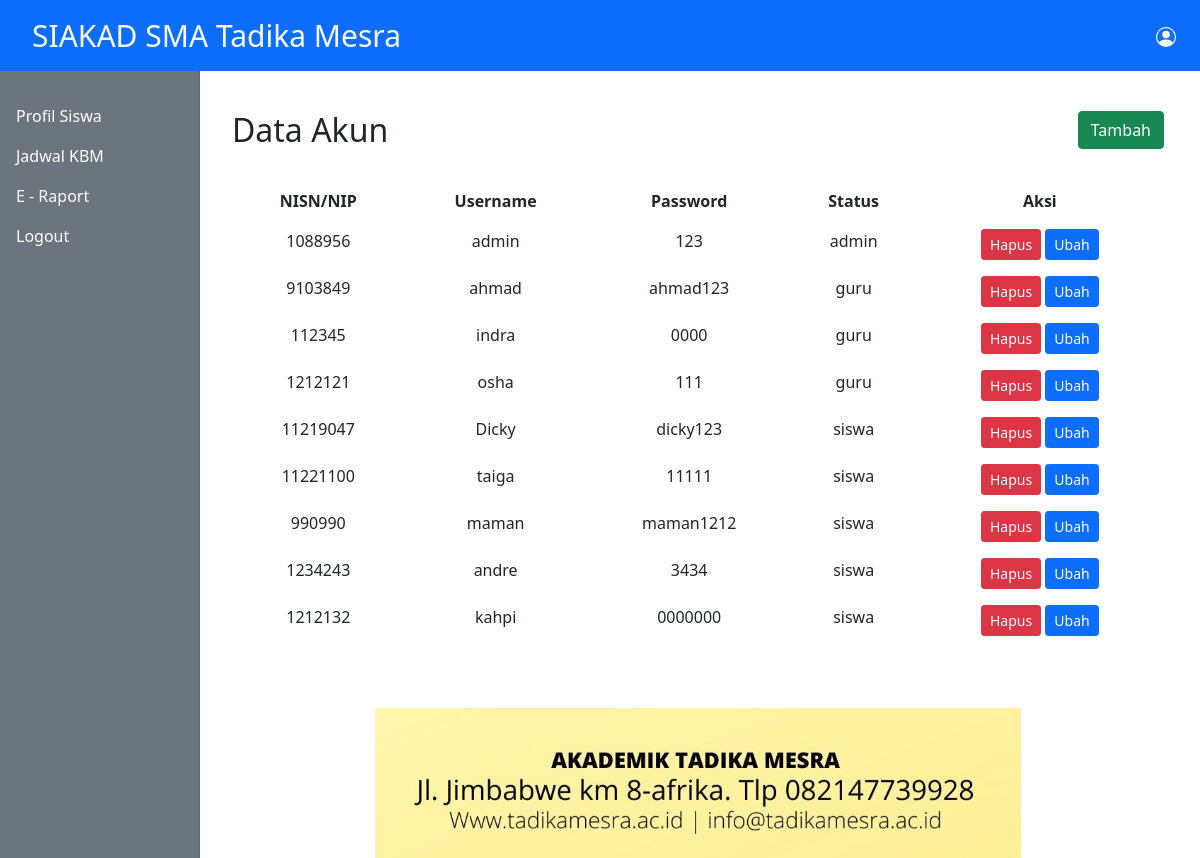
The app's page /admin/data-akun.php with its own data.
### tables this page shows
CREATE TABLE `user` (
  `id` int(11) NOT NULL,
  `nomor_induk` int(50) NOT NULL,
  `username` varchar(30) NOT NULL,
  `password` text NOT NULL,
  `status` varchar(30) NOT NULL
);

### admin/data-akun.php (the view, shortened to what this page needs)
<?php
include_once '../database/koneksi.php';
include_once '../templates/header.php';
$sql = "SELECT * FROM user ORDER BY status ASC";
$exec = mysqli_query($koneksi,$sql);
?>
<div class="col-12">
       <div class="row">
            <div class="col-3" style="width:25%;">
                <strong>  <h2>Data Akun</h2>
                </strong>
        </div>
      <div class="col-9" style="width:75%; float:right;">
        <button type="button" class="btn btn-success" data-bs-toggle="modal" data-bs-target="#staticBackdrop" style="float:right;">
        Tambah
        </button>
        </div>
              </div>
              </div>
<br>
<div class="container">
    <div class="row">
      <table class="table table-borderless" style = "text-align:center;">
        <tr>
          <th>NISN/NIP</th>
          <th>Username</th>
          <th>Password</th>
          <th>Status</th>
          <th>Aksi</th>
        </tr>
      <form action="" method="post">
      <?php while($rows = mysqli_fetch_assoc($exec)):?>
        <tr>
        <td><?= $rows["nomor_induk"];?></td>
        <td><?= $rows["username"];?></td>
        <td><?= $rows["password"];?></td>
        <td><?= $rows["status"];?></td>
        <td>
          <div class="d-grid gap-2 d-md-block">
          <a class="btn btn-danger btn-sm" href="hapus-akun.php?id=<?= $rows["id"] ?>">Hapus</a>
          <a class="btn btn-primary btn-sm" href="ubah-akun.php?id=<?= $rows["id"] ?>">Ubah</a>
          </div>
        </td>
        </tr>
        <?php endwhile;?>
      </table>
    </div>
  </div>
<?php include_once '../templates/footer.php'?>

### templates/header.php (shortened to what this page needs)
<?php
$status = $_SESSION["status"];
?>
<!DOCTYPE html>
<html lang="en">
<head>
   <link href="https://cdn.jsdelivr.net/npm/bootstrap@5.0.2/dist/css/bootstrap.min.css" rel="stylesheet">
</head>
<body>
<nav class="navbar sticky-top navbar-expand-lg navbar-dark bg-primary">
    <div class="container-fluid">
      <a class="navbar-brand nav-atas" href="index.php">SIAKAD SMA Tadika Mesra</a>
      <div class="collapse navbar-collapse" id="navbarTogglerDemo01">
        <span class="navbar-text" style="margin-right:12px; color: white;">
          </span>
      </div>
    </div>
  </nav>
  <div class="container-fluid">
  <div class="row">
    <nav id="sidebarMenu" class="col-md-3 col-lg-2 d-md-block bg-secondary sidebar collapse">
      <div class="position-sticky pt-5">
        <ul class="nav flex-column">
          <?php if ($status=="admin"):?>
          <li class="nav-item">
            <a class="nav-link" aria-current="page" href="#">
              <span data-feather="home"></span>
              Profil Sekolah
            </a>
          </li>
           <li class="nav-item dropdown">
          <a class="nav-link dropdown-toggle" href="#" id="navbarDropdown" role="button" data-bs-toggle="dropdown" aria-expanded="false">
            Data Master
          </a>
          <ul class="dropdown-menu" aria-labelledby="navbarDropdown">
            <li><a class="dropdown-item" href="data-guru.php">Data Guru</a></li>
            <li><a class="dropdown-item" href="data-siswa.php">Data Siswa</a></li>
            <li><a class="dropdown-item" href="data-kelas.php">Data kelas</a></li>
            <li><a class="dropdown-item" href="data-akun.php">Data Akun</a></li>
          </ul>
        </li>
          <li class="nav-item">
            <a class="nav-link" href="jabatan.php">
              <span data-feather="home"></span>
              Jabatan
            </a>
          </li>
          <li class="nav-item">
            <a class="nav-link" href="jadwal-kbm.php">
              <span data-feather="home"></span>
              Jadwal KBM
            </a>
          </li>
          <li class="nav-item">
            <a class="nav-link" aria-current="page" href="../logout.php" onclick="return confirm('apakah anda ingin keluar ?')" >
              <span data-feather="home"></span>
              Logout
            </a>
          </li>
        <?php else : ?>
        <li class="nav-item">
            <a class="nav-link" aria-current="page" href="profil.php">
              Profil Siswa
            </a>
          </li>
          <li class="nav-item">
            <a class="nav-link" href="kbm.php">
              Jadwal KBM
            </a>
          </li>
          <li class="nav-item">
            <a class="nav-link" href="raport-index.php">
              E - Raport
            </a>
          </li>
          <li class="nav-item">
            <a class="nav-link" href="../logout.php" onclick="return confirm('apakah anda ingin keluar ?')">
              Logout
            </a>
          </li>
          <?php endif;?>
        </ul>
      </div>
</div>
<main class="col-md-9 ms-sm-auto col-lg-10 px-md-4" style="margin-top:40px;">

### templates/footer.php (shortened to what this page needs)
<div class="container-fluid mt-5">
    <div class="row">
      <div class="col">
        <center><img src="../img/contact.jpg" class="img-fluid" alt="Responsive image" style="height: 150px;"></center>
    </div>
  </div>
  </div>
</main>
</body>
</html>

### templates/header.php (style rules this page uses)
.nav-atas { margin-left: 20px; font-size : 30px; }
.sidebar { position: fixed; top: 0; bottom: 0; left: 0; z-index: 100; padding: 48px 0 0; box-shadow: inset -1px 0 0 rgba(0, 0, 0, .1); }
.sidebar .nav-link { font-weight: 500; color: white; }

### records on screen
user: nomor_induk "1088956", username "admin", password "123", status "admin"
user: nomor_induk "9103849", username "ahmad", password "ahmad123", status "guru"
user: nomor_induk "112345", username "indra", password "0000", status "guru"
user: nomor_induk "1212121", username "osha", password "111", status "guru"
user: nomor_induk "11219047", username "Dicky", password "dicky123", status "siswa"
user: nomor_induk "11221100", username "taiga", password "11111", status "siswa"
user: nomor_induk "990990", username "maman", password "maman1212", status "siswa"
user: nomor_induk "1234243", username "andre", password "3434", status "siswa"
user: nomor_induk "1212132", username "kahpi", password "0000000", status "siswa"
